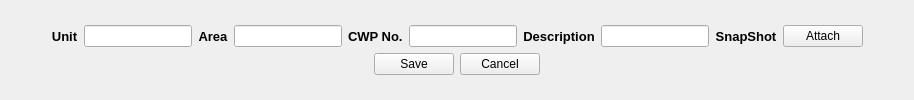
            <widget class="QWidget" name="mps_sub_page_modi">
             <layout class="QGridLayout" name="gridLayout_10">
              <item row="0" column="0">
               <layout class="QGridLayout" name="gridLayout_9">
                <item row="0" column="0">
                 <layout class="QGridLayout" name="gridLayout_7">
                  <item row="0" column="0">
                   <spacer name="horizontalSpacer_38">
                    <property name="orientation">
                     <enum>Qt::Horizontal</enum>
                    </property>
                    <property name="sizeHint" stdset="0">
                     <size>
                      <width>40</width>
                      <height>20</height>
                     </size>
                    </property>
                   </spacer>
                  </item>
                  <item row="0" column="1">
                   <widget class="QLabel" name="label_34">
                    <property name="font">
                     <font>
                      <family>Arial</family>
                      <pointsize>10</pointsize>
                      <weight>75</weight>
                      <bold>true</bold>
                     </font>
                    </property>
                    <property name="text">
                     <string>Unit</string>
                    </property>
                    <property name="alignment">
                     <set>Qt::AlignCenter</set>
                    </property>
                   </widget>
                  </item>
                  <item row="0" column="2">
                   <widget class="QLineEdit" name="mps_unit_mod_line_edit"/>
                  </item>
                  <item row="0" column="3">
                   <widget class="QLabel" name="label_35">
                    <property name="font">
                     <font>
                      <family>Arial</family>
                      <pointsize>10</pointsize>
                      <weight>75</weight>
                      <bold>true</bold>
                     </font>
                    </property>
                    <property name="text">
                     <string>Area</string>
                    </property>
                    <property name="alignment">
                     <set>Qt::AlignCenter</set>
                    </property>
                   </widget>
                  </item>
                  <item row="0" column="4">
                   <widget class="QLineEdit" name="mps_area_mod_line_edit"/>
                  </item>
                  <item row="0" column="5">
                   <widget class="QLabel" name="label_2">
                    <property name="font">
                     <font>
                      <family>Arial</family>
                      <pointsize>10</pointsize>
                      <weight>75</weight>
                      <bold>true</bold>
                     </font>
                    </property>
                    <property name="text">
                     <string>CWP No.</string>
                    </property>
                   </widget>
                  </item>
                  <item row="0" column="6">
                   <widget class="QLineEdit" name="mps_cwp_mod_line_edit"/>
                  </item>
                  <item row="0" column="7">
                   <widget class="QLabel" name="label_36">
                    <property name="font">
                     <font>
                      <family>Arial</family>
                      <pointsize>10</pointsize>
                      <weight>75</weight>
                      <bold>true</bold>
                     </font>
                    </property>
                    <property name="text">
                     <string>Description</string>
                    </property>
                    <property name="alignment">
                     <set>Qt::AlignCenter</set>
                    </property>
                   </widget>
                  </item>
                  <item row="0" column="8">
                   <widget class="QLineEdit" name="mps_desc_mod_line_edit"/>
                  </item>
                  <item row="0" column="9">
                   <widget class="QLabel" name="label_37">
                    <property name="font">
                     <font>
                      <family>Arial</family>
                      <pointsize>10</pointsize>
                      <weight>75</weight>
                      <bold>true</bold>
                     </font>
                    </property>
                    <property name="text">
                     <string>SnapShot</string>
                    </property>
                    <property name="alignment">
                     <set>Qt::AlignCenter</set>
                    </property>
                   </widget>
                  </item>
                  <item row="0" column="10">
                   <widget class="QPushButton" name="mps_openfile_button_2">
                    <property name="text">
                     <string>Attach</string>
                    </property>
                   </widget>
                  </item>
                  <item row="0" column="11">
                   <spacer name="horizontalSpacer_39">
                    <property name="orientation">
                     <enum>Qt::Horizontal</enum>
                    </property>
                    <property name="sizeHint" stdset="0">
                     <size>
                      <width>40</width>
                      <height>20</height>
                     </size>
                    </property>
                   </spacer>
                  </item>
                 </layout>
                </item>
                <item row="1" column="0">
                 <layout class="QGridLayout" name="gridLayout_8">
                  <item row="0" column="0">
                   <spacer name="horizontalSpacer_36">
                    <property name="orientation">
                     <enum>Qt::Horizontal</enum>
                    </property>
                    <property name="sizeHint" stdset="0">
                     <size>
                      <width>40</width>
                      <height>20</height>
                     </size>
                    </property>
                   </spacer>
                  </item>
                  <item row="0" column="2">
                   <widget class="QPushButton" name="mps_cancel_mod_button">
                    <property name="text">
                     <string>Cancel</string>
                    </property>
                   </widget>
                  </item>
                  <item row="0" column="3">
                   <spacer name="horizontalSpacer_37">
                    <property name="orientation">
                     <enum>Qt::Horizontal</enum>
                    </property>
                    <property name="sizeHint" stdset="0">
                     <size>
                      <width>40</width>
                      <height>20</height>
                     </size>
                    </property>
                   </spacer>
                  </item>
                  <item row="0" column="1">
                   <widget class="QPushButton" name="mps_save_button">
                    <property name="text">
                     <string>Save</string>
                    </property>
                   </widget>
                  </item>
                 </layout>
                </item>
               </layout>
              </item>
             </layout>
            </widget>
